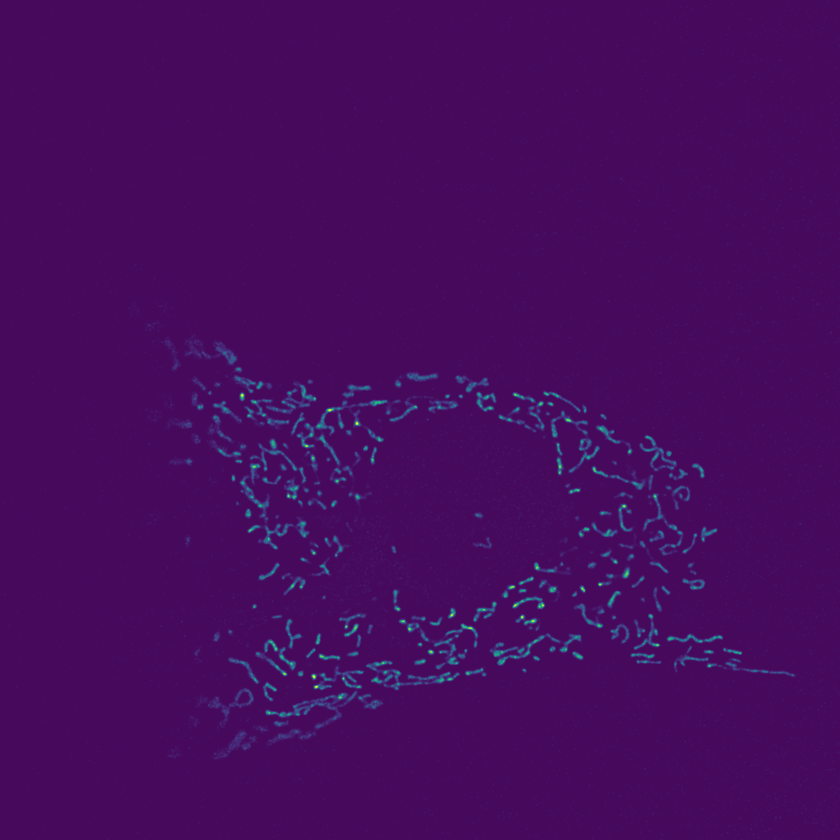
#> input picture Masters Thesis/figs/appendix/method_shortlisting/CCCP_1C=1T=0.png, 840 x 840 px, shrunk from 3072 x 3072 before the run, given in place of CCCP_1C=1T=0.tif, which was not available
$ python ch3_other_figures.py
#> lines starting #> are read from the running program, lines starting #| are printed output that depends on the picture; pictures that were not available may be replaced by others from this repository, and a replacement may not be noted
import json
import os

import numpy
import numpy as np
import matplotlib.pyplot as plt
import math
from skimage.exposure import histogram
from skimage import data, io
import pandas as pd
from os import listdir, makedirs
from os.path import isfile, join, exists
from skimage.filters import apply_hysteresis_threshold, threshold_otsu, threshold_li, threshold_yen, threshold_triangle, threshold_mean, gaussian, threshold_minimum
import tifffile
from knee_locator import KneeLocator
import time
from scipy import ndimage as ndi
import seaborn as sns

def hysteresis_stages(image_path, low_threshold, high_threshold):

    image = io.imread(image_path)
    mip = np.amax(image, axis=0)
    plt.imshow(mip, cmap='viridis')
    plt.axis('off')
    plt.show()

    coloured_regions = np.zeros_like(mip)
    coloured_regions[np.less(mip, low_threshold)] = 85
    coloured_regions[np.less(mip, high_threshold)*np.greater(mip, low_threshold)] = 85*2
    coloured_regions[np.greater_equal(mip, high_threshold)] = 85*3
    plt.imshow(coloured_regions)
    plt.axis('off')
    plt.show()

    threshold_result = apply_hysteresis_threshold(mip, low_threshold, high_threshold).astype(int)
    plt.imshow(threshold_result)
    plt.axis('off')
    plt.show()

def label_structs(image_path, low_thresh, high_thresh):

#> called with low_thresh = 15, high_thresh = 180
    image = io.imread(image_path)
#> image is the input picture: shape (840, 840, 3); mean R, G, B 69.8, 11.6, 93.7
    mip = np.amax(image, axis=0)
#> mip = 840 rows, first 8: [71, 15, 98], [70, 13, 96], [70, 15, 98], [71, 17, 100], [71, 16, 99], [71, 23, 105], [71, 16, 99], [71, 18, 100]
    mask_low = mip > low_thresh
#> mask_low = 840 rows, first 8: [True, False, True], [True, False, True], [True, False, True], [True, True, True], [True, True, True], [True, True, True], [True, True, True], [True, True, True]
    labels_low, num_labels = ndi.label(mask_low)
#> labels_low = 840 rows, first 8: [1, 0, 1], [1, 0, 1], [1, 0, 1], [1, 1, 1], [1, 1, 1], [1, 1, 1], [1, 1, 1], [1, 1, 1]; num_labels = 1
    plt.imshow(labels_low)
    plt.show()
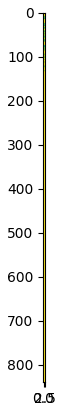
#> figure drawn by matplotlib, 1 panel
    valid_structures = np.stack([labels_low, mip * (mask_low.astype('int'))],
                                axis=-1)  # The two labels have been stacked
    valid_structures = np.reshape(valid_structures, (
    -1, valid_structures.shape[-1]))  # The dual label image has been flattened save for the label pairs
#> valid_structures = 2520 pairs, first value 0 to 1, second value 0 to 255
    # valid_structures = valid_structures[np.nonzero(valid_structures[:, 0])] # The zero label structs have been removed
    sort_indices = np.argsort(valid_structures[:, 0])
#> sort_indices = 2520 values, max 2519 at index 2519, min 0 at index 109, mean 1259.5
    valid_structures = valid_structures[sort_indices]
    label_set, start_index, label_count = np.unique(valid_structures[:, 0], return_index=True, return_counts=True)
#> label_set = [0, 1]; start_index = [0, 51]; label_count = [51, 2469]
    end_index = start_index + label_count
#> end_index = [51, 2520]
    max_labels = np.zeros(tuple([len(label_set), 2]))
#> max_labels = [[0, 0], [0, 0]]
    print(label_set)
#| [0 1]
    im_canvas = numpy.zeros_like(mip)
    for t in range(len(label_set)):
        max_labels[t, 0] = label_set[t]
        max_labels[t, 1] = valid_structures[slice(start_index[t], end_index[t]), 1].max()
        im_canvas[np.equal(labels_low, t)] = max_labels[t, 1]
#> this loop made 2 passes
#> after the loop, im_canvas = 840 rows, first 8: [255, 0, 255], [255, 0, 255], [255, 0, 255], [255, 255, 255], [255, 255, 255], [255, 255, 255], [255, 255, 255], [255, 255, 255]; max_labels = [[0, 0], [1, 255]]

    plt.imshow(im_canvas)
    plt.axis('off')
    plt.colorbar
    plt.show()
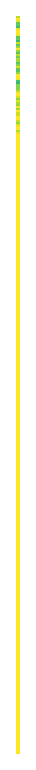
#> figure drawn by matplotlib, 1 panel


    '''threshold_result = apply_hysteresis_threshold(mip, low_thresh, high_thresh).astype(int)
    structs, number_of_labels = ndi.label(threshold_result)'''


if __name__ == "__main__":
    input_path = "C:\\Users\\richy\\Desktop\\SystemAnalysis_files\\Output\\"
    cell_name = "CCCP_1C=1T=0.tif"
    label_structs(input_path+cell_name, 15, 180)

$ run again, with Masters Thesis/figs/appendix/method_shortlisting/HML_4C=0.png copied over Masters Thesis/figs/appendix/method_shortlisting/CCCP_1C=1T=0.png
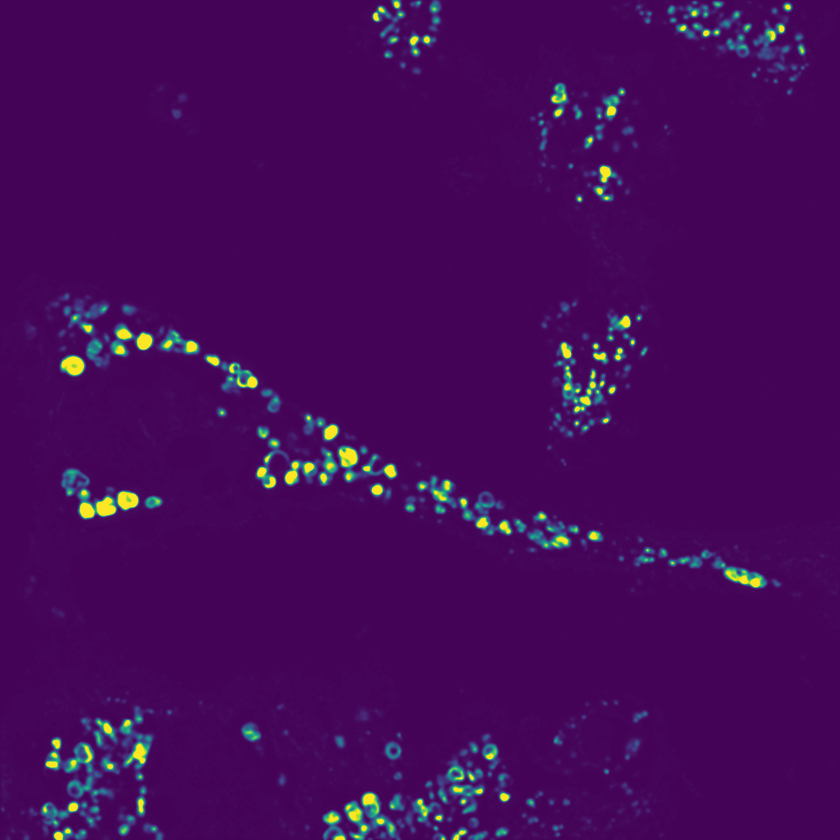
#> input picture Masters Thesis/figs/appendix/method_shortlisting/HML_4C=0.png, 840 x 840 px, shrunk from 1536 x 1536 before the run, given in place of CCCP_1C=1T=0.tif, which was not available
#> in label_structs, image is the input picture: shape (840, 840, 3); mean R, G, B 69.3, 10.2, 89.4
#> mip = 840 rows, first 8: [70, 10, 93], [72, 33, 114], [72, 54, 129], [71, 44, 123], [72, 27, 109], [71, 17, 99], [72, 24, 106], [72, 31, 112]
#> mask_low = 840 rows, first 8: [True, False, True], [True, True, True], [True, True, True], [True, True, True], [True, True, True], [True, True, True], [True, True, True], [True, True, True]
#> labels_low = 840 rows, first 8: [1, 0, 1], [1, 1, 1], [1, 1, 1], [1, 1, 1], [1, 1, 1], [1, 1, 1], [1, 1, 1], [1, 1, 1]; num_labels = 1
#> valid_structures = 2520 pairs, first value 0 to 1, second value 0 to 255
#> sort_indices = 2520 values, max 2519 at index 2519, min 0 at index 106, mean 1259.5
#> label_set = [0, 1]; start_index = [0, 32]; label_count = [32, 2488]
#> end_index = [32, 2520]
#> in label_structs, `max_labels = np.zeros(tuple([len(label_set), 2]))`: max_labels = [[0, 0], [0, 0]]
#| [0 1]
#> the loop in label_structs, `for t in range(len(label_set)):` made 2 passes
#> after the loop in label_structs, `for t in range(len(label_set)):`: im_canvas = 840 rows, first 8: [255, 0, 255], [255, 255, 255], [255, 255, 255], [255, 255, 255], [255, 255, 255], [255, 255, 255], [255, 255, 255], [255, 255, 255]; max_labels = [[0, 0], [1, 255]]
#> in label_structs, `plt.show()`:
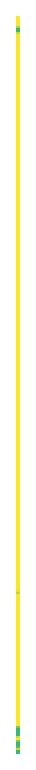
#> figure drawn by matplotlib, 1 panel

$ run again, with Masters Thesis/figs/appendix/method_shortlisting/LML_3C=0.png copied over Masters Thesis/figs/appendix/method_shortlisting/CCCP_1C=1T=0.png
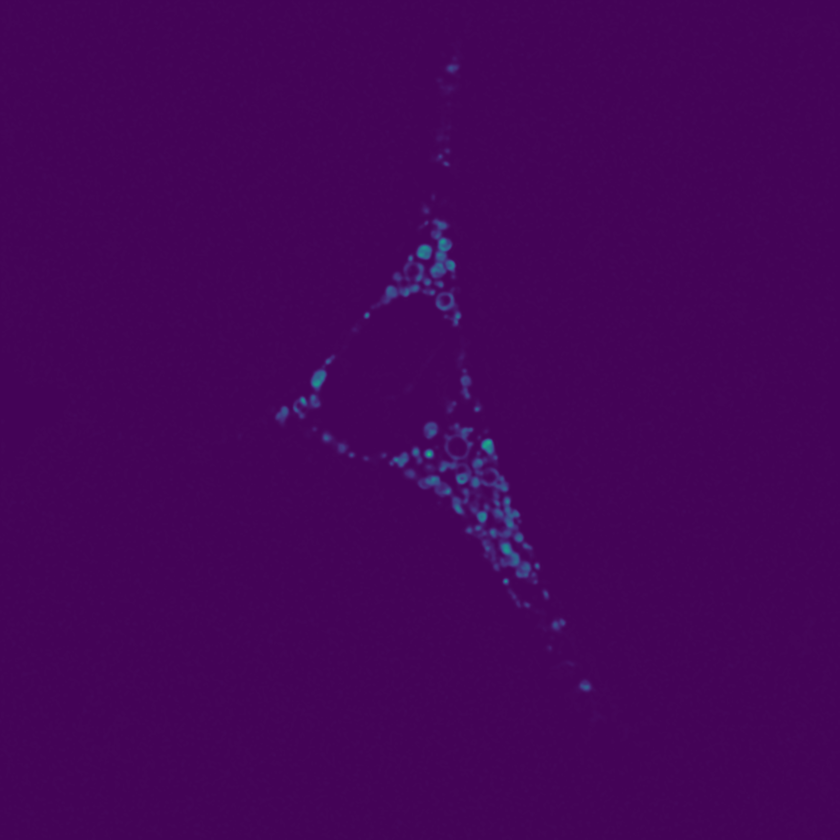
#> input picture Masters Thesis/figs/appendix/method_shortlisting/LML_3C=0.png, 840 x 840 px, shrunk from 1536 x 1536 before the run, given in place of CCCP_1C=1T=0.tif, which was not available
#> in label_structs, image is the input picture: shape (840, 840, 3); mean R, G, B 68.2, 4.3, 87.9
#> mip = 840 rows, first 8: [69, 6, 90], [69, 6, 90], [69, 6, 90], [69, 6, 90], [69, 6, 90], [69, 6, 90], [69, 6, 90], [69, 6, 90]
#> mask_low = 840 rows, first 8: [True, False, True], [True, False, True], [True, False, True], [True, False, True], [True, False, True], [True, False, True], [True, False, True], [True, False, True]
#> labels_low = 840 rows, first 8: [1, 0, 1], [1, 0, 1], [1, 0, 1], [1, 0, 1], [1, 0, 1], [1, 0, 1], [1, 0, 1], [1, 0, 1]; num_labels = 1
#> in label_structs, `plt.show()`:
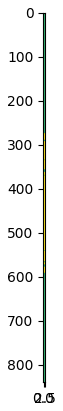
#> figure drawn by matplotlib, 1 panel
#> valid_structures = 2520 pairs, first value 0 to 1, second value 0 to 181
#> sort_indices = 2520 values, max 2519 at index 2519, min 0 at index 660, mean 1259.5
#> label_set = [0, 1]; start_index = [0, 542]; label_count = [542, 1978]
#> end_index = [542, 2520]
#> in label_structs, `max_labels = np.zeros(tuple([len(label_set), 2]))`: max_labels = [[0, 0], [0, 0]]
#| [0 1]
#> the loop in label_structs, `for t in range(len(label_set)):` made 2 passes
#> after the loop in label_structs, `for t in range(len(label_set)):`: im_canvas = 840 rows, first 8: [181, 0, 181], [181, 0, 181], [181, 0, 181], [181, 0, 181], [181, 0, 181], [181, 0, 181], [181, 0, 181], [181, 0, 181]; max_labels = [[0, 0], [1, 181]]
#> in label_structs, `plt.show()`:
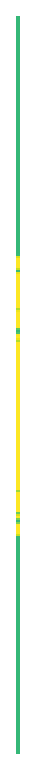
#> figure drawn by matplotlib, 1 panel

$ run again, with Masters Thesis/figs/appendix/method_shortlisting/LML_4C=1.png copied over Masters Thesis/figs/appendix/method_shortlisting/CCCP_1C=1T=0.png
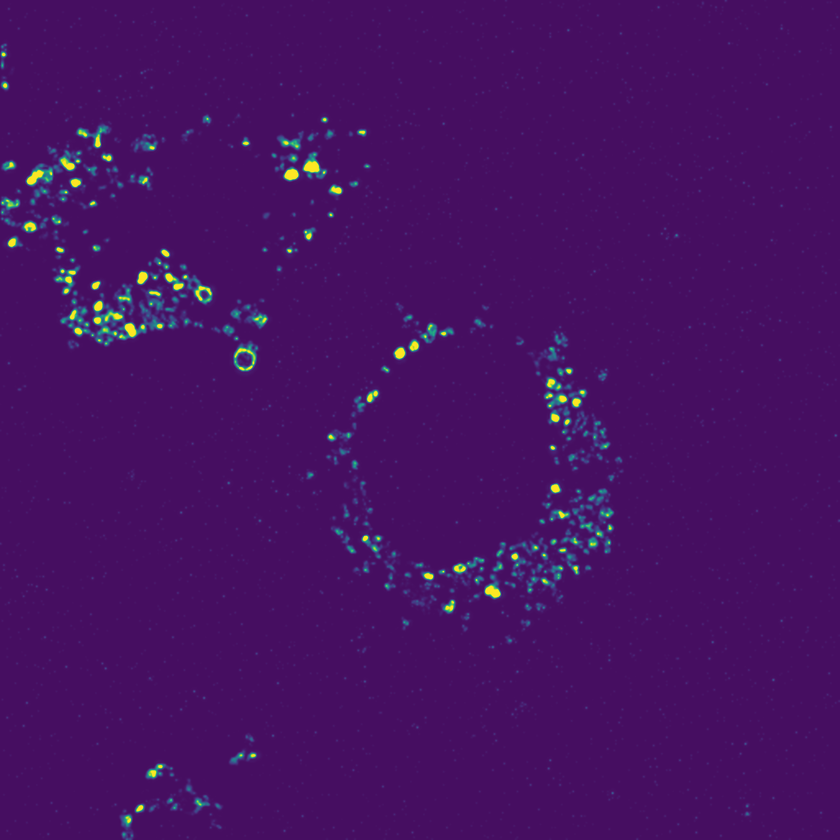
#> input picture Masters Thesis/figs/appendix/method_shortlisting/LML_4C=1.png, 840 x 840 px, shrunk from 1536 x 1536 before the run, given in place of CCCP_1C=1T=0.tif, which was not available
#> in label_structs, image is the input picture: shape (840, 840, 3); mean R, G, B 70.5, 17.7, 98.3
#> mip = 840 rows, first 8: [73, 54, 133], [73, 165, 144], [250, 235, 144], [255, 236, 144], [255, 236, 144], [255, 233, 144], [248, 233, 147], [247, 234, 144]
#> mask_low = 840 rows, first 8: [True, True, True], [True, True, True], [True, True, True], [True, True, True], [True, True, True], [True, True, True], [True, True, True], [True, True, True]
#> labels_low = 840 rows, first 8: [1, 1, 1], [1, 1, 1], [1, 1, 1], [1, 1, 1], [1, 1, 1], [1, 1, 1], [1, 1, 1], [1, 1, 1]; num_labels = 1
#> in label_structs, `plt.show()`:
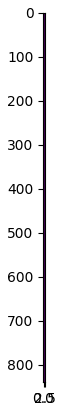
#> figure drawn by matplotlib, 1 panel
#> valid_structures = 2520 pairs, first value 1 to 1, second value 24 to 255
#> sort_indices = 2520 values, max 2519 at index 2519, min 0 at index 0, mean 1259.5
#> label_set = [1]; start_index = [0]; label_count = [2520]
#> in label_structs, `max_labels = np.zeros(tuple([len(label_set), 2]))`: max_labels = [[0, 0]]
#| [1]
#> the loop in label_structs, `for t in range(len(label_set)):` made 1 pass
#> after the loop in label_structs, `for t in range(len(label_set)):`: max_labels = [[1, 255]]
#> in label_structs, `plt.show()`:
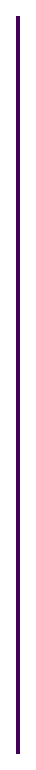
#> figure drawn by matplotlib, 1 panel
